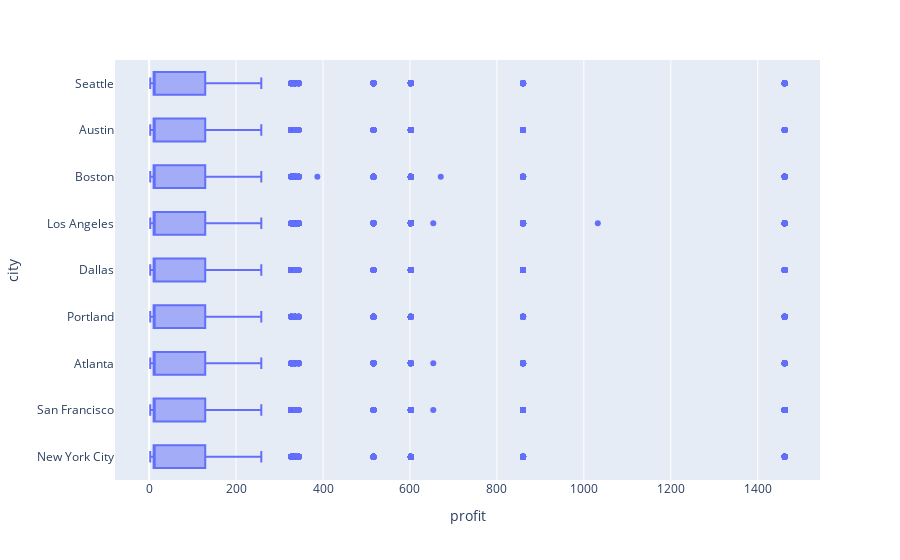

The notebook cell this image was saved under:
### Code cell
# show box for each city 'profit'

### Figure 1 — Plotly figure (JSON) as saved in the notebook; plotly's stock layout.template omitted (floating-point values rounded to 4 significant figures; data arrays with more than 128 entries replaced by an {"elided": "..."} marker saying what was removed)
{"data": [{"alignmentgroup": "True", "hovertemplate": "profit=%{x}<br>city=%{y}<extra></extra>", "legendgroup": "", "marker": {"color": "#636efa"}, "name": "", "notched": false, "offsetgroup": "", "orientation": "h", "showlegend": false, "type": "box", "x": {"elided": "24949 float values"}, "x0": " ", "xaxis": "x", "y": {"elided": "24949 str values"}, "y0": " ", "yaxis": "y"}], "layout": {"boxmode": "group", "legend": {"tracegroupgap": 0}, "margin": {"t": 60}, "xaxis": {"anchor": "y", "domain": [0, 1], "title": {"text": "profit"}}, "yaxis": {"anchor": "x", "domain": [0, 1], "title": {"text": "city"}}}}
